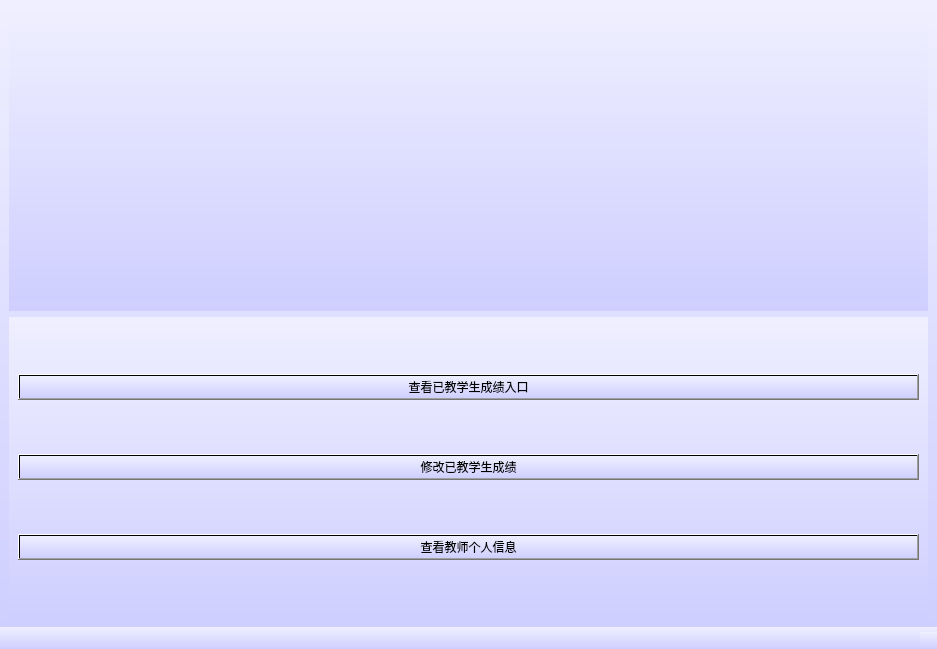
<?xml version="1.0" encoding="UTF-8"?>
<ui version="4.0">
 <class>TeacherMain</class>
 <widget class="QMainWindow" name="TeacherMain">
  <property name="geometry">
   <rect>
    <x>0</x>
    <y>0</y>
    <width>937</width>
    <height>649</height>
   </rect>
  </property>
  <property name="windowTitle">
   <string>MainWindow</string>
  </property>
  <property name="styleSheet">
   <string notr="true">background:QLinearGradient(x1:0,y1:0,x2:0,y2:1,stop:0 #efefff,stop:1 #cfcfff);</string>
  </property>
  <widget class="QWidget" name="centralwidget">
   <layout class="QVBoxLayout" name="verticalLayout_2">
    <item>
     <widget class="QWidget" name="widget" native="true">
      <widget class="QLabel" name="label">
       <property name="geometry">
        <rect>
         <x>0</x>
         <y>0</y>
         <width>911</width>
         <height>291</height>
        </rect>
       </property>
       <property name="text">
        <string/>
       </property>
       <property name="pixmap">
        <pixmap resource="../image.qrc">:/image/1.jpg</pixmap>
       </property>
       <property name="scaledContents">
        <bool>true</bool>
       </property>
      </widget>
     </widget>
    </item>
    <item>
     <widget class="QWidget" name="widget_2" native="true">
      <layout class="QVBoxLayout" name="verticalLayout">
       <item>
        <widget class="QPushButton" name="tea_check_button">
         <property name="text">
          <string>查看已教学生成绩入口</string>
         </property>
        </widget>
       </item>
       <item>
        <widget class="QPushButton" name="tea_change_button">
         <property name="text">
          <string>修改已教学生成绩</string>
         </property>
        </widget>
       </item>
       <item>
        <widget class="QPushButton" name="tea_percheck_button">
         <property name="text">
          <string>查看教师个人信息</string>
         </property>
        </widget>
       </item>
      </layout>
     </widget>
    </item>
   </layout>
  </widget>
  <widget class="QMenuBar" name="menubar">
   <property name="geometry">
    <rect>
     <x>0</x>
     <y>0</y>
     <width>937</width>
     <height>23</height>
    </rect>
   </property>
  </widget>
  <widget class="QStatusBar" name="statusbar"/>
 </widget>
 <resources>
  <include location="../image.qrc"/>
 </resources>
 <connections/>
</ui>
